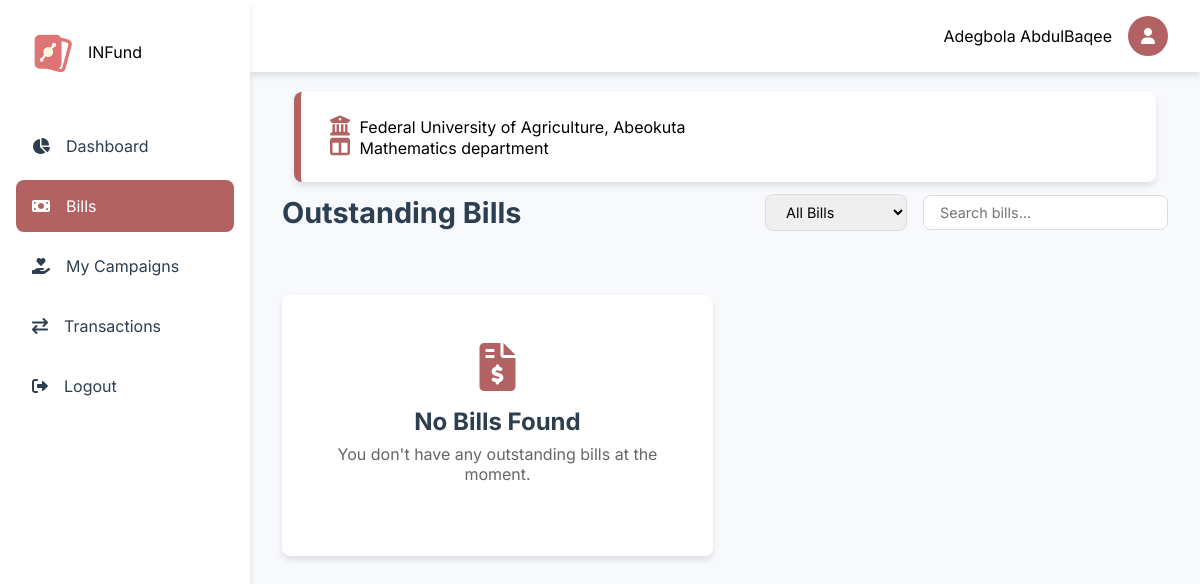
The app's page /dashboard/bills.php (signed in), older data.
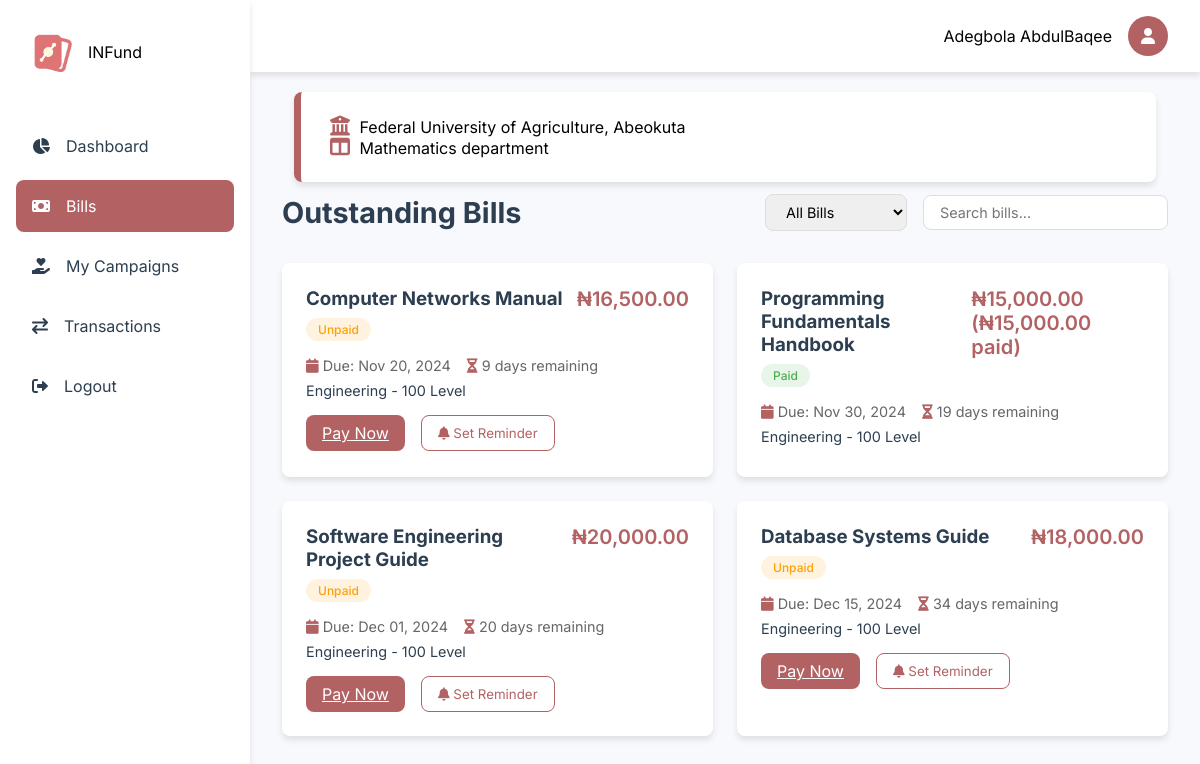
The same page, newer data.
### tables this page shows
CREATE TABLE `bills` (
  `id` int(11) NOT NULL,
  `creator_id` int(11) NOT NULL,
  `name` varchar(255) NOT NULL,
  `university` varchar(255) NOT NULL,
  `faculty` varchar(255) NOT NULL,
  `department` varchar(1000) NOT NULL,
  `level` varchar(255) NOT NULL,
  `matric_no` varchar(255) NOT NULL,
  `price` decimal(10,2) NOT NULL,
  `start_date` date DEFAULT NULL,
  `end_date` date DEFAULT NULL,
  `created_at` timestamp NOT NULL DEFAULT current_timestamp()
);

CREATE TABLE `payments` (
  `id` int(11) NOT NULL,
  `uid` int(11) NOT NULL,
  `reference_id` varchar(1000) DEFAULT NULL,
  `bill_id` int(11) NOT NULL,
  `student_id` int(11) NOT NULL,
  `total_amount` decimal(10,2) NOT NULL,
  `amount_paid` decimal(10,2) DEFAULT 0.00,
  `status` enum('Unpaid','Partially Paid','Paid') NOT NULL DEFAULT 'Unpaid',
  `last_payment_date` date DEFAULT NULL,
  `created_at` timestamp NOT NULL DEFAULT current_timestamp(),
  `updated_at` timestamp NOT NULL DEFAULT current_timestamp() ON UPDATE current_timestamp()
);

### includes/user/functions.php (called while the page is built, shortened)
<?php
function getUserDetails(string $email): array
{
    global $conn;
    if (strpos($email, "@")) {
        $query = "SELECT * FROM users WHERE email = ?";
    } else {
        $query = "SELECT * FROM users WHERE id = ?";
    }
    $stmt = $conn->prepare($query);
    $stmt->bind_param("s", $email);
    $stmt->execute();
    $result = $stmt->get_result();
    $data = $result->fetch_assoc();
    return $data;
}
?>

### includes/get_universities.php (called while the page is built, shortened)
<?php
function get_university($abbr)
{
    global $conn;
    $stmt = $conn->prepare("SELECT * FROM universities WHERE abbreviation=?");
    $stmt->bind_param("s", $abbr);
    $stmt->execute();
    $result = $stmt->get_result();
    $university = [];
    while ($row = $result->fetch_assoc()) {
        $university[] = $row;
    }
    return $university;
}

### includes/user/get_bills.php (called while the page is built, shortened)
<?php
function getBillsByDepartment($department, $user_id)
{
    global $conn;
    $query = "SELECT b.*,
              p.amount_paid,
              p.status as payment_status,
              p.last_payment_date,
              DATEDIFF(b.end_date, CURRENT_DATE()) as days_remaining
              FROM bills b
              LEFT JOIN payments p ON b.id = p.bill_id AND p.student_id = ?
              WHERE b.department = ?
              AND b.end_date >= CURRENT_DATE()
              ORDER BY b.end_date ASC";
    $stmt = $conn->prepare($query);
    $stmt->bind_param("is", $user_id, $department);
    $stmt->execute();
    $result = $stmt->get_result();
    return $result->fetch_all(MYSQLI_ASSOC);
}

### dashboard/bills.php (the view, shortened to what this page needs)
<?php
include '../config/config.php';
include '../includes/get_universities.php';
include '../includes/user/get_bills.php';
include '../includes/user/nav.php';
$university = get_university($my_details['university']);
$bills = getBillsByDepartment($my_details['department'], $_SESSION['user_id']);
function getBadgeClass($status) {
    switch ($status) {
        case 'Paid':
            return 'badge-success';
        default:
            return 'badge-warning';
    }
}
?>
<main class="main-content">
    <div class="server-details">
        <i class="fas fa-university"></i> <?php echo $university[0]['name'] ?? 'University Not Found'; ?>
        <br>
        <i class="fas fa-columns"></i> <?php echo $my_details['department']; ?> department
    </div>
    <div class="page-header">
        <h1>Outstanding Bills</h1>
        <div class="filter-section">
            <select class="filter-select">
                <option value="all">All Bills</option>
            </select>
            <input type="text" class="search-input" placeholder="Search bills...">
        </div>
    </div>
    <div class="bills-grid">
        <?php if (!empty($bills)): ?>
            <?php foreach ($bills as $bill): ?>
                <?php
                $payment_status = $bill['payment_status'] ?? 'Unpaid';
                $badge_class = getBadgeClass($payment_status);
                $amount_display = '₦' . number_format($bill['price'], 2);
                if (isset($bill['amount_paid']) && $bill['amount_paid'] > 0) {
                    $amount_display .= ' (₦' . number_format($bill['amount_paid'], 2) . ' paid)';
                }
                ?>
                <div class="bill-card" data-status="<?php echo strtolower($payment_status); ?>">
                    <div class="bill-header">
                        <div class="bill-title">
                            <h3><?php echo htmlspecialchars($bill['name']); ?></h3>
                            <span class="badge <?php echo $badge_class; ?>">
                                <?php echo $payment_status; ?>
                            </span>
                        </div>
                        <div class="bill-amount"><?php echo $amount_display; ?></div>
                    </div>
                    <div class="bill-details">
                        <div class="bill-info">
                            <span><i class="fas fa-calendar"></i> Due: <?php echo date('M d, Y', strtotime($bill['end_date'])); ?></span>
                            <span><i class="fas fa-hourglass-half"></i> <?php echo $bill['days_remaining']; ?> days remaining</span>
                        </div>
                        <p class="bill-description">
                            <?php echo htmlspecialchars($bill['faculty'] . ' - ' . $bill['level'] . ' Level'); ?>
                        </p>
                    </div>
                    <?php if ($payment_status !== 'Paid'): ?>
                        <div class="bill-actions">
                            <a href="pay_bill.php?id=<?php echo $bill['id']; ?>" class="pay-button">Pay Now</a>
                            <button class="remind-button"><i class="fas fa-bell"></i> Set Reminder</button>
                        </div>
                    <?php endif; ?>
                </div>
            <?php endforeach; ?>
        <?php else: ?>
            <div class="empty-state">
                <i class="fas fa-file-invoice-dollar"></i>
                <h2>No Bills Found</h2>
                <p>You don't have any outstanding bills at the moment.</p>
            </div>
        <?php endif; ?>
    </div>
</main>

Row changes from the older to the newer data that the page shows:
added bills: name "Computer Networks Manual", payment_status "Unpaid", price "₦16,500.00", end_date "Nov 20, 2024", days_remaining "9", faculty+level "Engineering - 100 Level"
added payments: bill.name "Programming Fundamentals Handbook", status "Paid", amount_display "₦15,000.00 (₦15,000.00 paid)", bill.end_date "Nov 30, 2024", days_remaining "19", bill.level "Engineering - 100 Level"
added bills: name "Software Engineering Project Guide", payment_status "Unpaid", price "₦20,000.00", end_date "Dec 01, 2024", days_remaining "20", faculty+level "Engineering - 100 Level"
added payments: bill.name "Database Systems Guide", status "Unpaid", bill.price "₦18,000.00", bill.end_date "Dec 15, 2024", days_remaining "34", bill.level "Engineering - 100 Level"
Text that changed along with them:
text no longer shown: "No Bills Found You don't have any outstanding bills at the moment."
